Frame 1 (no input): blank canvas, image omitted
Frame 60 (the mouse pressed at the canvas centre just before this capture): blank canvas, image omitted
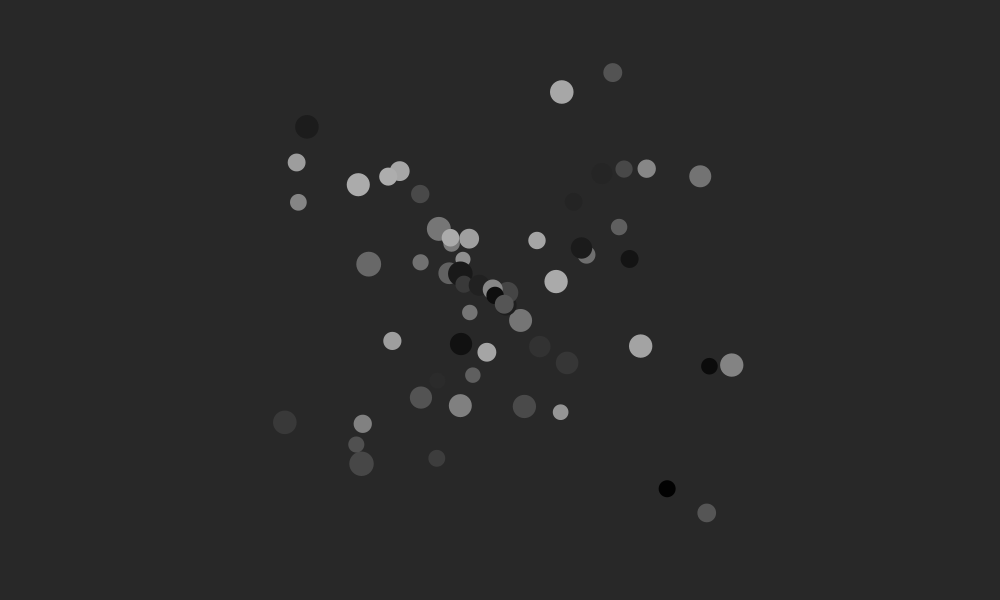
Frame 120 (the mouse held since frame 60 and released just before this capture)

The Processing sketch whose frames 1 and 60 were blank and that drew this single picture after the mouse press (run headless with seeded random() and noise(); from frame 60 on, the mouse is pressed at the canvas centre):

// Processing sketch: processing_50764
// ── processing_50764.pde

// a simple bouncing ball app that illustrates arrays, classes, for loops
// and more!!
//
// by ben grosser, for ARTS 444, jan 2012
//
// press the mouse button to spray balls at the current location
// hold the mouse (and move it if desired) as long as you want to 
// spray more.
//
// UP or DOWN arrow speeds or slows the frame rate
// SPACE clears the screen and starts over
//

// the maximum number of balls we can have at one time
int MAXBALLS = 1000;

// declaring an array balls of type Ball
Ball[] balls = new Ball[MAXBALLS];

// a counter to track how many balls we've created
int numballs = 0;

// a boolean to keep track of whether we're creating new balls right now
boolean spray = false;

// the background color
int bg = 40;

// the current frame rate
int fps = 40;


void setup() {
  background(bg);
  size(1000,600);
  smooth();
  noStroke();
  frameRate(fps);
}

void draw() {
  background(bg);

  // spray gets set in mousePressed() and mouseReleased()
  if(spray) {
    boolean done = makeNewBall();
  }

  // run through all balls in the array
  // and move, bounce, and color them
  for(int i = 0; i< numballs; i++) {
    balls[i].moveBall();
    balls[i].bounceBall();
    balls[i].colorBall();
  }

  // once all ball locations are calc'd
  // now we draw them all at once
  for(int i = 0; i< numballs; i++) {
    balls[i].drawBall();  
  }

}


// every time the mouse is pressed
// create a new ball and send it on
// its way

void mousePressed() {
  spray = true;
}

void mouseReleased() {
  spray = false;
}

// make a new ball!
boolean makeNewBall() {

  // don't bother if we've hit our max
  if(numballs == MAXBALLS - 1) return false;

  // pick a speed for the new ball
  float xspeed = random(1,5);
  float yspeed = random(1,5);


  // a bit of randomness to make sure 
  // new balls spray in varying directions
  if(random(10) > 5) {
    xspeed *= -1;
  }
  if(random(10) > 5) {
    yspeed *= -1;
  }

  // the ball size
  float w = 15 + random(10);
  float h = w;

  // now make a new ball and add it to the array of balls
  // each new ball calls Ball(), a new type created below
  balls[numballs] = new Ball(mouseX,mouseY,xspeed,yspeed,w,h);
  numballs++;

  return true;
}


// class Ball is a new data type that encapsulates 
// everything having to do with a ball into one place
// data declared inside the ball is unique to any one
// individual ball

class Ball {
  float x;
  float y;
  color c;
  float xspeed;
  float yspeed;
  boolean hitedge = false;
  float w,h;

  // this is the 'constructor', where i can initialize each new
  // ball when it's created
  Ball(float x_, float y_, float xspeed_, float yspeed_, float w_, float h_) {
    x = x_;
    y = y_;
    c = color(random(180));
    xspeed = xspeed_;
    yspeed = yspeed_;
    w = w_;
    h = h_;
  }

  // these functions below, within the {} of Ball, are 'member' 
  // functions, and are only called through the ball itself 
  // e.g. ball.drawBall()
  void drawBall() {
    fill(c);
    noStroke();
    ellipse(x,y,w,h);
  }

	void colorBall() {
    float ballR,ballG,ballB;
	  if(hitedge) {
	    hitedge = false;
      if(random(10) > 8) {
	      ballR = random(180);
	      ballG = random(180);
	      ballB = random(180);
	      c = color(ballR,ballG,ballB);
      } else {
        c = color(random(180));
      }
	  }
	}
	
	void bounceBall() {
	  if(x > width || x < 0) {
	    xspeed = xspeed * -1;
	    hitedge = true;
	  }
	  if(y > height || y < 0) {
	    yspeed = yspeed * -1;
	    hitedge = true;
	  }
	}

	void moveBall() {
	  x = x + xspeed;
	  y = y + yspeed;
	}

}

void keyPressed() {

  if(key == CODED) {
    if(keyCode == UP) {
      fps++;
      if(fps > 80) { fps = 60; }
      frameRate(fps);
      println(frameRate);
    } else if(keyCode == DOWN) {
      fps--;
      if(fps < 1) { fps = 1; }
      frameRate(fps);
      println(frameRate);
    }
  }

  if(key == ' ') {
    background(bg);
    numballs = 0;
  }

}
